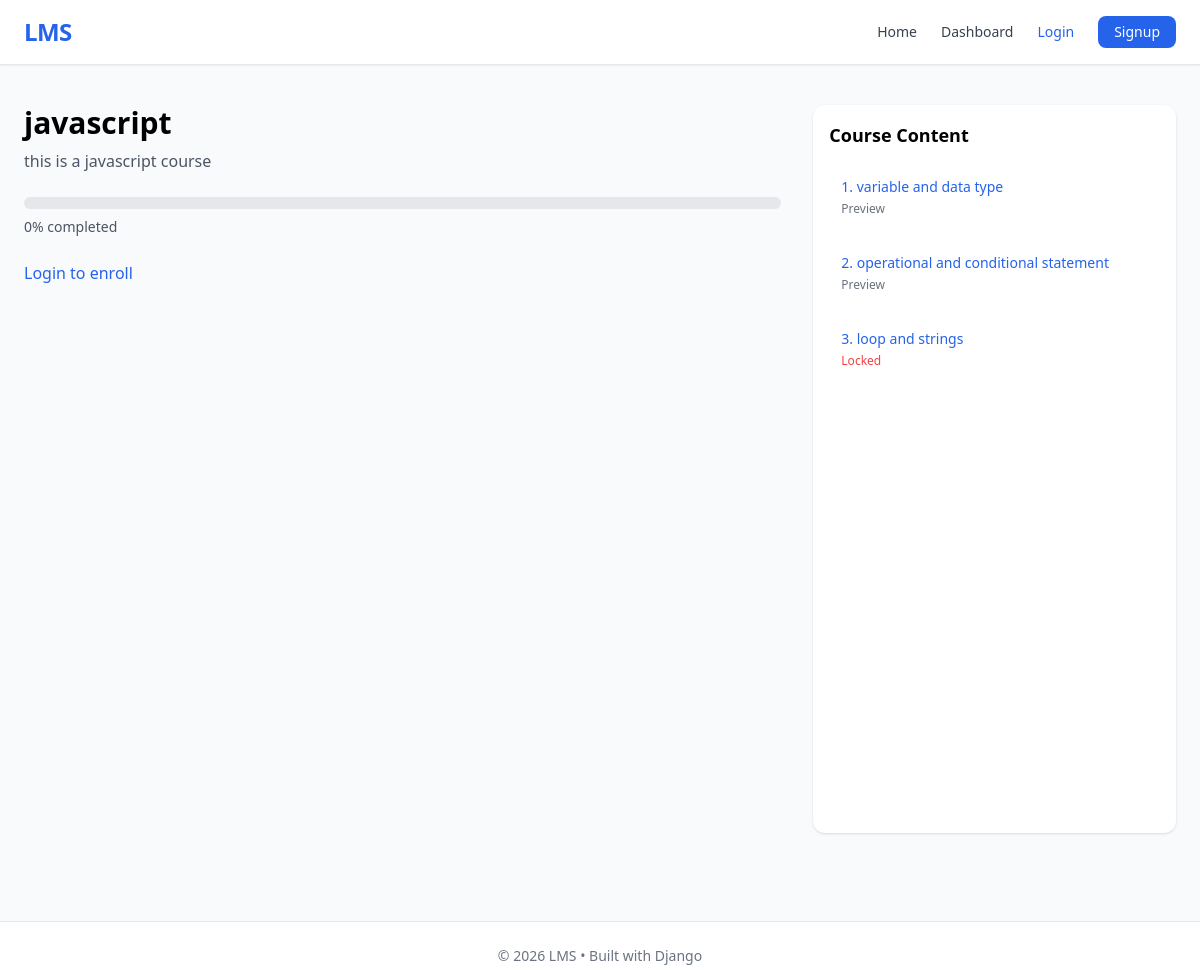
Screenshot of /course/2/ with the database file from the repository.
### courses/models.py (models this page shows, shortened)
class Course(models.Model):
    title = models.CharField(max_length=200)
    description = models.TextField()
    thumbnail = models.URLField(blank=True, null=True)
    category = models.ForeignKey(Category, on_delete=models.SET_NULL, null=True, blank=True)
    created_at = models.DateTimeField(auto_now_add=True)

class Lesson(models.Model):
    course = models.ForeignKey(Course, on_delete=models.CASCADE)
    title = models.CharField(max_length=200)
    video_url = models.URLField(blank=True, null=True)
    content = models.TextField()

### courses/views.py (the view, shortened to what this page needs)
# urls.py: path('course/<int:id>/', course_detail, name='course_detail'),
def course_detail(request, id):
    course = get_object_or_404(Course, id=id)
    lessons = course.lesson_set.all()
    is_enrolled = False
    completed_lessons = []
    total_lessons = lessons.count()
    completed_count = len(completed_lessons)
    progress = 0
    if total_lessons > 0:
        progress = int((completed_count / total_lessons) * 100)
    return render(request, 'course_detail.html', {
        'course': course,
        'lessons': lessons,
        'is_enrolled': is_enrolled,
        'completed_lessons': completed_lessons,
        'progress': progress
    })

### templates/course_detail.html (shortened to what this page needs)
{% extends 'base.html' %}
{% block content %}
<div class="grid lg:grid-cols-3 gap-8">
    <div class="lg:col-span-2">
        <h1 class="text-3xl font-bold mb-2">
            {{ course.title }}
        </h1>
        <p class="text-gray-600 mb-6">
            {{ course.description }}
        </p>
        <div class="mb-6">
            <div class="w-full bg-gray-200 rounded-full h-3 overflow-hidden">
            </div>
            <p class="text-sm mt-2 text-gray-600">
                {{ progress }}% completed
            </p>
        </div>
        {% if user.is_authenticated %}
            {% if not is_enrolled %}
                <a href="/enroll/{{ course.id }}/"
                   class="inline-block bg-blue-600 text-white px-6 py-2 rounded-lg shadow hover:bg-blue-700 transition">
                    Enroll Now
                </a>
            {% else %}
                <span class="text-green-600 font-semibold text-lg">
                    ✔ Enrolled
                </span>
            {% endif %}
        {% else %}
            <a href="/login/" class="text-blue-600">
                Login to enroll
            </a>
        {% endif %}
    </div>
    <div class="bg-white rounded-xl shadow p-4 h-[75vh] overflow-y-auto">
        <h2 class="text-lg font-bold mb-4">Course Content</h2>
        {% for lesson in lessons %}
        <div class="mb-3 p-3 rounded-lg hover:bg-gray-100 transition">
            <div class="flex justify-between items-center">
                <a href="/lesson/{{ lesson.id }}/"
                   class="text-sm font-medium text-blue-600">
                    {{ forloop.counter }}. {{ lesson.title }}
                </a>
            </div>
            <div class="text-xs mt-1">
                {% if forloop.counter <= 2 %}
                    <span class="text-gray-500">Preview</span>
                {% elif is_enrolled %}
                    <span class="text-green-600">Unlocked</span>
                {% else %}
                    <span class="text-red-500">Locked</span>
                {% endif %}
            </div>
        </div>
        {% endfor %}
    </div>
</div>
{% endblock %}

### templates/base.html (shortened to what this page needs)
<!DOCTYPE html>
<html>
<head>
    <script src="https://cdn.tailwindcss.com"></script>
    <link href="https://unpkg.com/aos@2.3.4/dist/aos.css" rel="stylesheet">
</head>
<body class="bg-gray-50">
<nav class="bg-white shadow-sm sticky top-0 z-50 border-b">
    <div class="max-w-7xl mx-auto px-6 py-4 flex justify-between items-center">
        <a href="/" class="text-2xl font-bold text-blue-600 tracking-tight">
            LMS
        </a>
        <div class="flex items-center space-x-6 text-sm font-medium">
            <a href="/" class="text-gray-700 hover:text-blue-600 transition">
                Home
            </a>
            <a href="/dashboard/" class="text-gray-700 hover:text-blue-600 transition">
                Dashboard
            </a>
            {% if user.is_authenticated %}
                <span class="text-gray-500 hidden sm:block">
                    👋 {{ user.username }}
                </span>
                <a href="/logout/"
                   class="text-red-500 hover:text-red-600 transition">
                    Logout
                </a>
            {% else %}
                <a href="/login/"
                   class="text-blue-600 hover:underline">
                    Login
                </a>
                <a href="/signup/"
                   class="bg-blue-600 text-white px-4 py-1.5 rounded-lg hover:bg-blue-700 transition">
                    Signup
                </a>
            {% endif %}
        </div>
    </div>
</nav>
<main class="min-h-[80vh]">
    <div class="max-w-7xl mx-auto px-6 py-10">
        {% block content %}{% endblock %}
    </div>
</main>
<footer class="bg-white border-t mt-12">
    <div class="max-w-7xl mx-auto px-6 py-6 text-center text-sm text-gray-500">
        © 2026 LMS • Built with Django
    </div>
</footer>
</body>
</html>

### templates/base.html (style rules this page uses)
body { font-family: system-ui; }

### rows the page displays
Course: title "javascript", description "this is a javascript course"
Lesson: title "variable and data type", shows "Preview"
Lesson: title "operational and conditional statement", shows "Preview"
Lesson: title "loop and strings", shows "Locked"

### other values shown
{{ progress }} "0"
